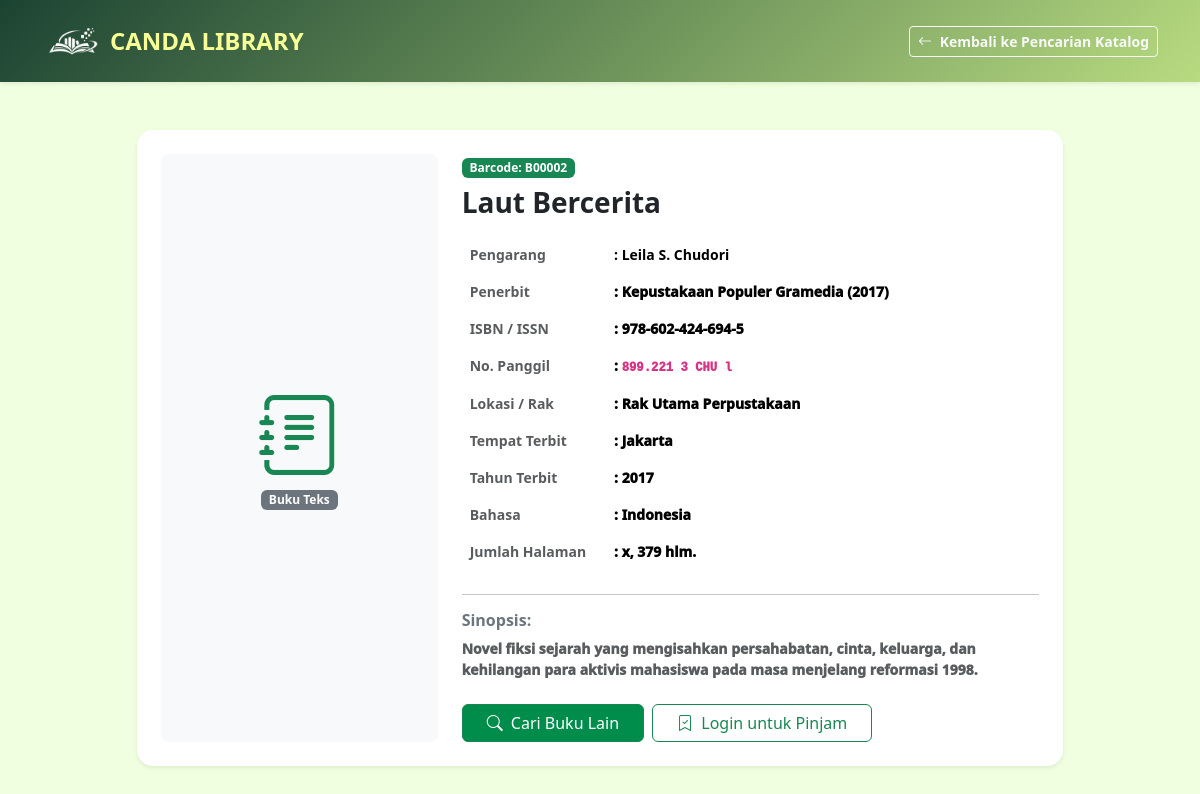
The page /detail_publik.php?id=2 on the database its author committed.
### tables this page shows
CREATE TABLE IF NOT EXISTS buku (
    id_buku INT AUTO_INCREMENT PRIMARY KEY,
    nomor_induk VARCHAR(30) NOT NULL UNIQUE,
    nomor_barcode VARCHAR(30) NOT NULL UNIQUE,
    isbn VARCHAR(30) DEFAULT '-',
    nomor_kelas VARCHAR(30) NOT NULL,
    no_panggil VARCHAR(50) NOT NULL,
    judul VARCHAR(200) NOT NULL,
    pengarang VARCHAR(150) NOT NULL,
    penerbit VARCHAR(100) NOT NULL,
    tempat_terbit VARCHAR(100) DEFAULT 'Jakarta',
    tahun_terbit YEAR NOT NULL,
    bahasa VARCHAR(50) DEFAULT 'Indonesia',
    jumlah_halaman VARCHAR(50) DEFAULT '200 hlm.',
    sinopsis TEXT,
    id_kategori INT,
    id_rak INT,
    stok INT NOT NULL DEFAULT 1,
    sampul VARCHAR(255) DEFAULT '',
    lampiran_pdf VARCHAR(255) DEFAULT '',
    tanggal_masuk TIMESTAMP DEFAULT CURRENT_TIMESTAMP,
    FOREIGN KEY (id_kategori) REFERENCES kategori(id_kategori) ON DELETE SET NULL,
    FOREIGN KEY (id_rak) REFERENCES rak(id_rak) ON DELETE SET NULL
);

### detail_publik.php (the view, shortened to what this page needs)
<?php
require_once 'config/koneksi.php';
$id_buku = isset($_GET['id']) ? (int)$_GET['id'] : 0;
$query = mysqli_query($conn, "SELECT * FROM buku WHERE id_buku = $id_buku");
$buku = mysqli_fetch_assoc($query);
?>
<!DOCTYPE html>
<html lang="id">
<head>
    <link href="https://cdn.jsdelivr.net/npm/bootstrap@5.3.3/dist/css/bootstrap.min.css" rel="stylesheet">
    <link href="https://cdn.jsdelivr.net/npm/bootstrap-icons@1.11.3/font/bootstrap-icons.min.css" rel="stylesheet">
</head>
<body>
<nav class="navbar navbar-expand-lg navbar-dark navbar-custom shadow-sm py-3" style="background: linear-gradient(135deg, #1b4332 0%, #B8DB80 100%)">
    <div class="container" background: linear-gradient(135deg, #1b4332 0%, #B8DB80 100%)>
<a class="navbar-brand fw-bold d-flex align-items-center gap-2" href="index.php">
    <img src="uploads/lampiran/logo.png" alt="Logo CANDA Library" style="height: 40px; width: auto; object-fit: contain;">
    <span style="font-size: 24px !important; color: #F8FF95 !important; font-weight: 800;">CANDA LIBRARY</span>
</a>
        <div class="ms-auto">
            <a href="index.php" class="btn btn-outline-light btn-sm fw-semibold">
                <i class="bi bi-arrow-left me-1"></i> Kembali ke Pencarian Katalog
            </a>
        </div>
    </div>
</nav>
<div class="container my-5">
    <div class="row justify-content-center">
        <div class="col-lg-10">
            <div class="card border-0 shadow-sm p-4 bg-white rounded-4">
                <div class="row g-4">
<div class="col-md-4 text-center">
    <div class="bg-light border-0 rounded-3 p-3 d-flex flex-column align-items-center justify-content-center h-100" style="min-height: 280px;">
        <?php if (!empty($buku['sampul']) && file_exists("uploads/sampul/" . $buku['sampul'])): ?>
            <img src="uploads/sampul/<?php echo htmlspecialchars($buku['sampul']); ?>" alt="Cover Buku" class="img-fluid rounded shadow-sm mb-2" style="max-height: 250px; object-fit: cover;">
            <span class="badge bg-secondary"><?php echo (isset($buku['tipe_koleksi']) && $buku['tipe_koleksi'] !== '') ? htmlspecialchars($buku['tipe_koleksi']) : 'Buku Teks'; ?></span>
        <?php else: ?>
            <i class="bi bi-journal-text display-1 text-success mb-2"></i>
            <span class="badge bg-secondary"><?php echo (isset($buku['tipe_koleksi']) && $buku['tipe_koleksi'] !== '') ? htmlspecialchars($buku['tipe_koleksi']) : 'Buku Teks'; ?></span>
        <?php endif; ?>
    </div>
</div>
                    <div class="col-md-8">
                        <span class="badge bg-success mb-2">Barcode: <?php echo (isset($buku['nomor_barcode']) && $buku['nomor_barcode'] !== '') ? htmlspecialchars($buku['nomor_barcode']) : '-'; ?></span>
                        <h3 class="fw-bold text-dark mb-3"><?php echo htmlspecialchars($buku['judul']); ?></h3>
                        <table class="table table-borderless small mb-4">
                            <tr>
                                <th class="text-muted w-25">Pengarang</th>
                                <td class="fw-semibold">: <?php echo (isset($buku['pengarang']) && $buku['pengarang'] !== '') ? htmlspecialchars($buku['pengarang']) : 'Tidak ada data'; ?></td>
                            </tr>
                            <tr>
                                <th class="text-muted">Penerbit</th>
                                <td>: <?php echo (isset($buku['penerbit']) && $buku['penerbit'] !== '') ? htmlspecialchars($buku['penerbit']) : '-'; ?> (<?php echo (isset($buku['tahun_terbit']) && $buku['tahun_terbit'] !== '') ? htmlspecialchars($buku['tahun_terbit']) : '-'; ?>)</td>
                            </tr>
                            <tr>
                                <th class="text-muted">ISBN / ISSN</th>
                                <td>: <?php echo (isset($buku['isbn']) && $buku['isbn'] !== '') ? htmlspecialchars($buku['isbn']) : '-'; ?></td>
                            </tr>
                            <tr>
                                <th class="text-muted">No. Panggil</th>
                                <td>: <code><?php echo (isset($buku['no_panggil']) && $buku['no_panggil'] !== '') ? htmlspecialchars($buku['no_panggil']) : '-'; ?></code></td>
                            </tr>
                            <tr>
                                <th class="text-muted">Lokasi / Rak</th>
                                <td>: <?php echo (isset($buku['lokasi']) && $buku['lokasi'] !== '') ? htmlspecialchars($buku['lokasi']) : 'Rak Utama Perpustakaan'; ?></td>
                            </tr>
							<tr>
                                <th class="text-muted">Tempat Terbit</th>
                                <td>: <?php echo (isset($buku['tempat_terbit']) && $buku['tempat_terbit'] !== '') ? htmlspecialchars($buku['tempat_terbit']) : '-'; ?></td>
                            </tr>
							<tr>
                                <th class="text-muted">Tahun Terbit</th>
                                <td>: <?php echo (isset($buku['tahun_terbit']) && $buku['tahun_terbit'] !== '') ? htmlspecialchars($buku['tahun_terbit']) : '-'; ?></td>
                            </tr>
							<tr>
                                <th class="text-muted">Bahasa</th>
                                <td>: <?php echo (isset($buku['bahasa']) && $buku['bahasa'] !== '') ? htmlspecialchars($buku['bahasa']) : '-'; ?></td>
                            </tr>
							<tr>
                                <th class="text-muted">Jumlah Halaman</th>
                                <td>: <?php echo (isset($buku['jumlah_halaman']) && $buku['jumlah_halaman'] !== '') ? htmlspecialchars($buku['jumlah_halaman']) : '-'; ?></td>
                            </tr>
                        </table>
                        <hr>
                        <h5 class="fw-bold text-secondary fs-6 mb-2">Sinopsis:</h5>
                        <p class="text-muted small lh-base mb-4">
                            <?php echo !empty($buku['sinopsis']) ? nl2br(htmlspecialchars($buku['sinopsis'])) : 'Belum ada catatan atau ringkasan isi untuk buku ini.'; ?>
                        </p>
                        <div class="d-flex gap-2">
                            <a href="index.php" class="btn btn-success px-4" style="background-color:#008d4c;">
                                <i class="bi bi-search me-1"></i> Cari Buku Lain
                            </a>
                            <a href="auth/login.php?role=anggota" class="btn btn-outline-success px-4">
                                <i class="bi bi-bookmark-check me-1"></i> Login untuk Pinjam
                            </a>
                        </div>
                    </div>
                </div>
            </div>
        </div>
    </div>
</div>
</body>
</html>

### detail_publik.php (style rules this page uses)
body { background-color: #F0FFDF; font-family: 'Garamond', system-ui, serif; font-weight: 1000; }
.navbar-custom { background: linear-gradient(135deg, #1b4332 0%, #222d32 100%); }

### rows shown on the page
buku: nomor_barcode "B00002", judul "Laut Bercerita", pengarang "Leila S. Chudori", penerbit "Kepustakaan Populer Gramedia", tahun_terbit "2017", isbn "978-602-424-694-5", no_panggil "899.221 3 CHU l", tempat_terbit "Jakarta", bahasa "Indonesia", jumlah_halaman "x, 379 hlm.", sinopsis "Novel fiksi sejarah yang mengisahkan persahabatan, cinta, keluarga, dan kehilangan para aktivis mahasiswa pada masa menjelang reformasi 1998."
